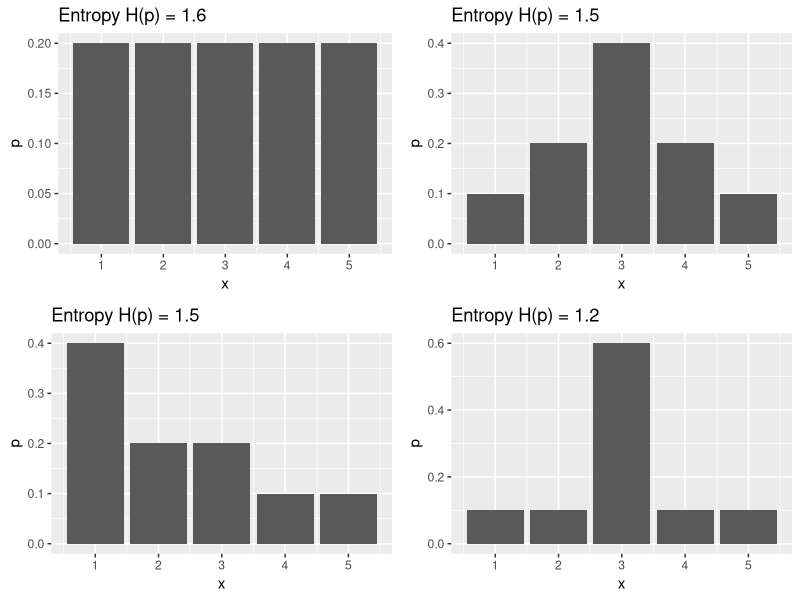

Here is the R script that generated this plot:
# ------------------------------------------------------------------------------
# FIG: ENTROPY
# ------------------------------------------------------------------------------

library(ggplot2)
library(gridExtra)


# DATA -------------------------------------------------------------------------

p1 <- c(0.2, 0.2, 0.2, 0.2, 0.2)
p2 <- c(0.1, 0.2, 0.4, 0.2, 0.1)
p3 <- c(0.4, 0.2, 0.2, 0.1, 0.1)
p4 <- c(0.1, 0.1, 0.6, 0.1, 0.1)

# PLOTS ------------------------------------------------------------------------

plot_ent <- function(p) {
  n <- length(p)
  lp <- -log(p)
  lp <- ifelse(p == 0, 0, lp)
  r <- p * lp
  H <- sum(r)
  dd <- data.frame(x = 1:n, p = p, lp = lp, r = r)
  pl <- ggplot(data = dd, aes(x = x)) +
    geom_bar(aes(y = p), stat = "identity") +
    ggtitle(sprintf("Entropy H(p) = %.1f", H)
    )
  return(pl)
}

p <- grid.arrange(grobs = lapply(list(p1, p2, p3, p4), plot_ent), nrow = 2, ncol = 2)
ggsave(filename = "../figure/entropy_plot.png", plot = p, width = 5, height = 3)
